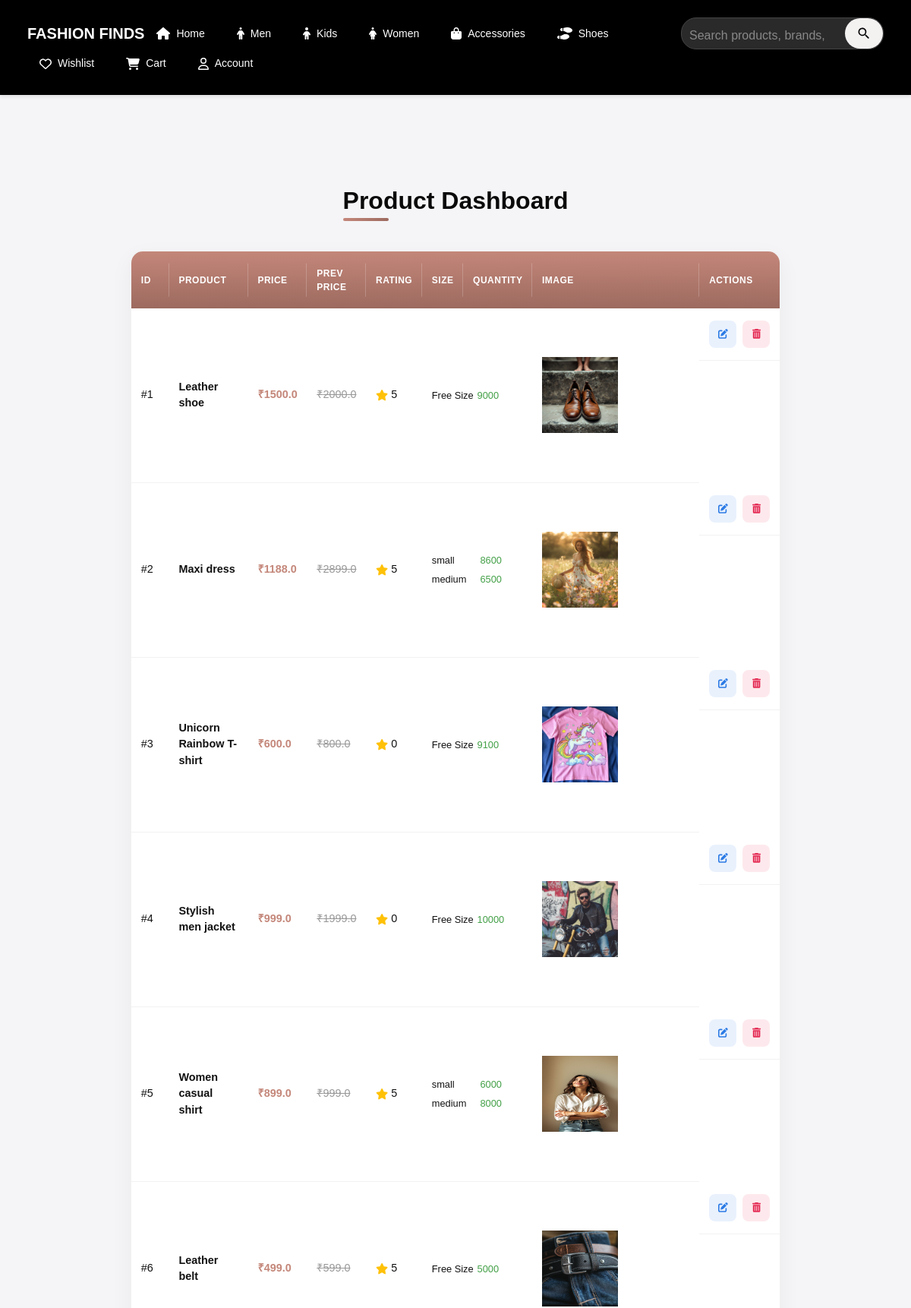
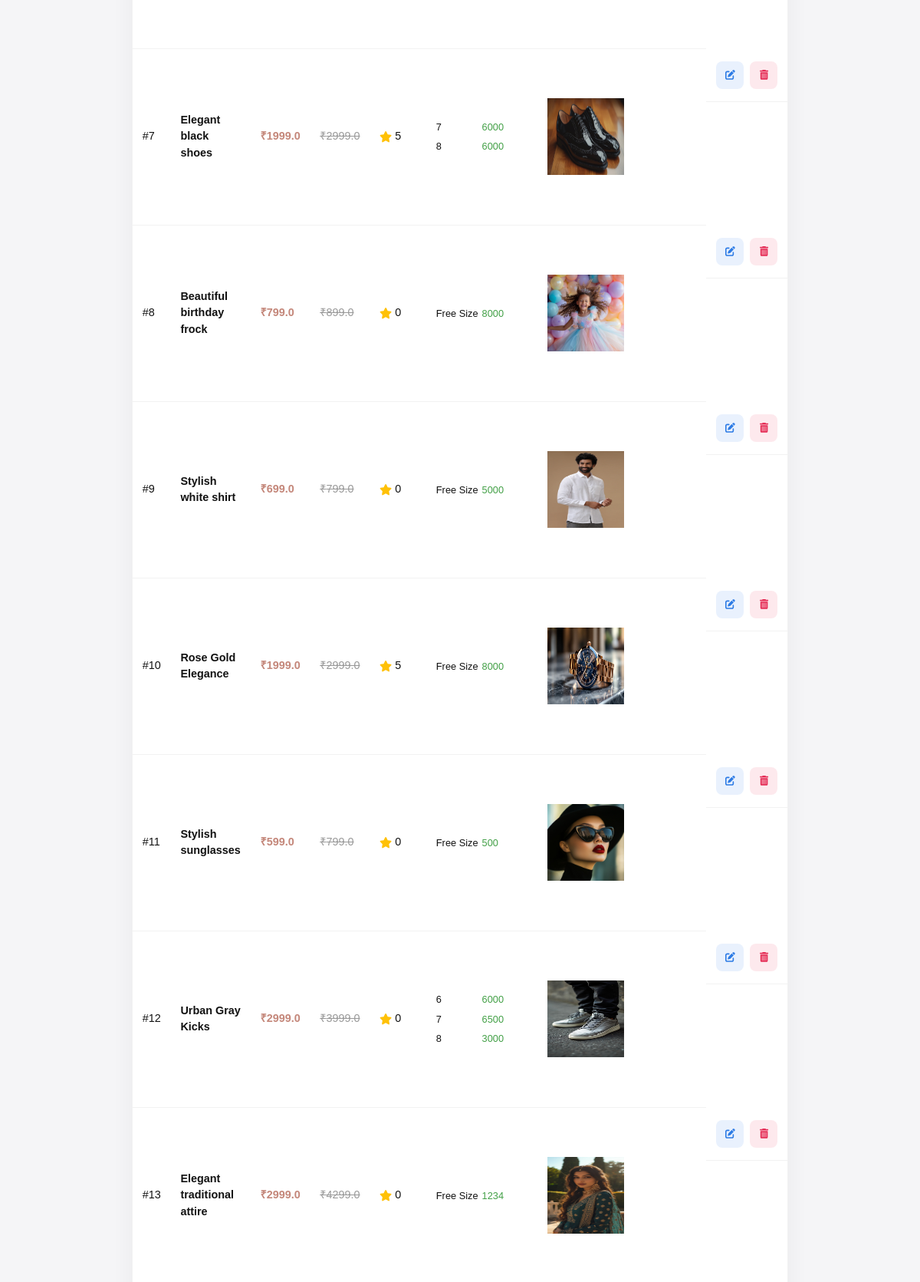
The page /admin/view_products (signed in, upper part) on the database its author committed (2 pictures, top to bottom).
### app/models.py (models this page shows, shortened)
class Product(db.Model):
    __tablename__ = 'products'
    id = db.Column(db.Integer, primary_key=True)
    product_name = db.Column(db.String(100), nullable=False)
    product_picture = db.Column(db.String(1000), nullable=False)
    current_price = db.Column(db.Float, nullable=False)
    previous_price = db.Column(db.Float, nullable=False)
    description = db.Column(db.String(2000), nullable=True)
    color = db.Column(db.String(15))
    rating = db.Column(db.Integer, default=0)
    sale = db.Column(db.Boolean, default=False)
    discount = db.Column(db.Integer, nullable=True, default=0)
    brand = db.Column(db.String(100), nullable=True)
    category = db.Column(db.String(100), nullable=False)  # ✅ Now category is a string field
    quantity_size = db.relationship('ProductSize', backref='product', lazy=True, cascade="all, delete-orphan")
    carts = db.relationship('Cart', backref='cart_product', lazy=True, cascade="all, delete-orphan")
    wishlists = db.relationship('Wishlist', backref='wishlist_product', lazy=True, cascade="all, delete-orphan")
    order_items = db.relationship('OrderItem', backref='product', lazy=True, cascade="all, delete-orphan")

class ProductSize(db.Model):
    __tablename__ = 'product_sizes'
    id = db.Column(db.Integer, primary_key=True)
    product_id = db.Column(db.Integer, db.ForeignKey('products.id'), nullable=False)
    size = db.Column(db.String(50), nullable=False, default="No size")
    quantity = db.Column(db.Integer, nullable=False, default=0)

### app/admin.py (the view)
@admin.route('/view_products')
def view_products():
    if not current_user.is_authenticated:
        flash('Unauthorized access', 'danger')
        return redirect(url_for('auth.login'))
    if current_user.role != 'admin':
        flash('Unauthorized access', 'danger')
        return redirect(url_for('views.homepage'))
    products = Product.query.all()
    return render_template('view_products.html', products=products)

### app/templates/view_products.html (shortened to what this page needs)
{% extends "base.html" %}
{% block content %}
<div class="container">
    <div class="dashboard-header">
        <h2>Product Dashboard</h2>
    </div>
    <div class="table-container">
        <table>
            <thead>
                <tr>
                    <th>ID</th>
                    <th>Product</th>
                    <th>Price</th>
                    <th>Prev Price</th>
                    <th>Rating</th>
                    <th>Size</th>
                    <th>Quantity</th>
                    <th>Image</th>
                    <th>Actions</th>
                </tr>
            </thead>
            <tbody>
                {% for item in products %}
                    <tr>
                        <td>#{{ item.id }}</td>
                        <td class="product-name">{{ item.product_name }}</td>
                        <td class="current-price">₹{{ item.current_price }}</td>
                        <td class="previous-price">₹{{ item.previous_price }}</td>
                        <td class="product-rating">
                            <div class="rating-display">
                                <i class="fas fa-star"></i>
                                <span>{{ item.rating }}</span>
                            </div>
                        </td>
                        <td class="product-inventory" colspan="2">
                            <table class="size-quantity-table">
                                {% for sizes in item.quantity_size %}
                                <tr>
                                    <td class="size-value">{{ sizes.size }}</td>
                                    <td class="quantity-value {% if sizes.quantity < 10 %}low-stock{% else %}in-stock{% endif %}">
                                        {{ sizes.quantity }}
                                    </td>
                                </tr>
                                {% endfor %}
                            </table>
                        </td>
                        <td class="product-image">
                        {% if item.product_picture %}
                            <img src="{{ url_for('admin.get_image', filename=item.product_picture) }}"
                                 alt="{{ item.product_name }}"
                                 width="100"
                                 height="100">
                        {% else %}
                            No Image
                        {% endif %}
                        </td>
                        <td class="actions-cell">
                            <a href="{{ url_for('admin.update_item', product_id=item.id ) }}" class="btn-action update-btn" title="Edit">
                                <i class="fas fa-edit"></i>
                            </a>
                            <a href="{{ url_for('admin.delete_item', id=item.id ) }}" class="btn-action delete-btn" title="Delete" onclick="return confirmDelete(this.href);">
                                <i class="fas fa-trash-alt"></i>
                            </a>
                        </td>
                    </tr>
                {% endfor %}
            </tbody>
        </table>
    </div>
</div>
{% endblock %}

### app/static/css/style.css (style rules this page uses)
* { margin: 0; padding: 0; box-sizing: border-box; font-family: Arial, sans-serif; }
.container { display: flex; flex-wrap: wrap; gap: 20px; justify-content: center; padding: 20px; max-width: 1400px; margin: 0 auto; }
.container { display: flex; flex-wrap: wrap; justify-content: center; gap: 15px; width: 100%; max-width: 1200px; }
.product-image { width: 100%; height: 230px; object-fit: cover; }
body { font-family: Arial, sans-serif; margin: 0; padding: 0; }
a { text-decoration: none; }
html, body { height: 100%; margin: 0; overflow-x: hidden; }
a { color: black; text-decoration: none; }

### app/templates/view_products.html (style rules this page uses)
:root { --primary: #c4877a; --primary-dark: #9d6a5f; --primary-light: #e8beb5; --dark: #121212; --darker: #0a0a0a; --light: #f8f9fa; --lighter: #ffffff; --gray: #e9ecef; --transition: all 0.4s cubic-bezier(0.175, 0.885, 0.32, 1.275); }
body { background-color: #f5f5f7; font-family: 'Inter', -apple-system, BlinkMacSystemFont, sans-serif; }
.container { max-width: 95%; margin: 2rem auto; padding: 0 1rem; }
.dashboard-header { display: flex; justify-content: space-between; align-items: center; margin-bottom: 2rem; }
h2 { color: var(--darker); font-weight: 700; font-size: 2rem; margin: 0; position: relative; display: inline-block; }
h2::after { content: ''; position: absolute; bottom: -8px; left: 0; width: 60px; height: 4px; background: linear-gradient(90deg, var(--primary), var(--primary-dark)); border-radius: 2px; }
.table-container { background: var(--lighter); border-radius: 16px; box-shadow: 0 10px 30px rgba(0, 0, 0, 0.05); overflow: hidden; position: relative; border: 1px solid rgba(0, 0, 0, 0.05); width: 80%; }
table { width: 100%; border-collapse: separate; border-spacing: 0; font-size: 0.9rem; }
thead { position: sticky; top: 0; z-index: 10; }
th { background: linear-gradient(to bottom, var(--primary), var(--primary-dark)); color: white; padding: 1.2rem 0.8rem; text-align: left; font-weight: 600; text-transform: uppercase; font-size: 0.75rem; letter-spacing: 0.5px; position: relative; }
th:not(:last-child)::after { content: ''; position: absolute; right: 0; top: 50%; transform: translateY(-50%); height: 60%; width: 1px; background: rgba(255, 255, 255, 0.2); }
td { padding: 1rem 0.8rem; border-bottom: 1px solid rgba(0, 0, 0, 0.05); vertical-align: middle; color: var(--dark); }
tr:last-child td { border-bottom: none; }
.btn-action { padding: 0.5rem; border-radius: 8px; font-weight: 600; font-size: 0.8rem; text-transform: uppercase; letter-spacing: 0.5px; border: none; cursor: pointer; transition: var(--transition); display: inline-flex; align-items: center; justify-content: center; width: 36px; height: 36px; }
.update-btn { background: rgba(44, 123, 229, 0.1); color: #2c7be5; }
.delete-btn { background: rgba(229, 44, 85, 0.1); color: #e52c55; }
.size-quantity-table { border: none; background: none; box-shadow: none; }
.size-quantity-table tr { background: none; }
.size-quantity-table td { padding: 0.2rem 0; border: none; font-size: 0.8rem; }
.size-value { width: 40px; font-weight: 500; }
.quantity-value { width: 40px; }
.in-stock { color: #43a047; }
.actions-cell { display: flex; gap: 0.5rem; }
.product-name { font-weight: 600; }
.current-price { font-weight: 600; color: var(--primary); }
.previous-price { text-decoration: line-through; color: #999; }
.rating-display { display: flex; align-items: center; gap: 0.25rem; }
.rating-display .fa-star { color: #FFC107; }
@media (max-width: 1600px) { .table-container { overflow-x: auto; } }
@media (max-width: 1600px) { table { min-width: 50%; } }
tr { animation: fadeIn 0.3s ease-out forwards; opacity: 0; }
tr:nth-child(1) { animation-delay: 0.1s; }
tr:nth-child(2) { animation-delay: 0.2s; }
tr:nth-child(3) { animation-delay: 0.3s; }
tr:nth-child(4) { animation-delay: 0.4s; }
tr:nth-child(5) { animation-delay: 0.5s; }
tr:nth-child(6) { animation-delay: 0.6s; }
tr:nth-child(7) { animation-delay: 0.7s; }
tr:nth-child(8) { animation-delay: 0.8s; }
tr:nth-child(9) { animation-delay: 0.9s; }
tr:nth-child(10) { animation-delay: 1.0s; }

### rows shown on the page
Product: id "1", product_name "Leather shoe", current_price "1500.0", previous_price "2000.0", rating "5", product_picture (picture)
ProductSize: size "Free Size", quantity "9000"
Product: id "2", product_name "Maxi dress", current_price "1188.0", previous_price "2899.0", rating "5", product_picture (picture)
ProductSize: size "small", quantity "8600"
ProductSize: size "medium", quantity "6500"
Product: id "3", product_name "Unicorn Rainbow T-shirt", current_price "600.0", previous_price "800.0", rating "0", product_picture (picture)
ProductSize: size "Free Size", quantity "9100"
Product: id "4", product_name "Stylish men jacket", current_price "999.0", previous_price "1999.0", rating "0", product_picture (picture)
ProductSize: size "Free Size", quantity "10000"
Product: id "5", product_name "Women casual shirt", current_price "899.0", previous_price "999.0", rating "5", product_picture (picture)
ProductSize: size "small", quantity "6000"
ProductSize: size "medium", quantity "8000"
Product: id "6", product_name "Leather belt", current_price "499.0", previous_price "599.0", rating "5", product_picture (picture)
ProductSize: size "Free Size", quantity "5000"
Product: id "7", product_name "Elegant black shoes", current_price "1999.0", previous_price "2999.0", rating "5", product_picture (picture)
ProductSize: size "7", quantity "6000"
ProductSize: size "8", quantity "6000"
Product: id "8", product_name "Beautiful birthday frock", current_price "799.0", previous_price "899.0", rating "0", product_picture (picture)
ProductSize: size "Free Size", quantity "8000"
Product: id "9", product_name "Stylish white shirt", current_price "699.0", previous_price "799.0", rating "0", product_picture (picture)
ProductSize: size "Free Size", quantity "5000"
Product: id "10", product_name "Rose Gold Elegance", current_price "1999.0", previous_price "2999.0", rating "5", product_picture (picture)
ProductSize: size "Free Size", quantity "8000"
Product: id "11", product_name "Stylish sunglasses", current_price "599.0", previous_price "799.0", rating "0", product_picture (picture)
ProductSize: size "Free Size", quantity "500"
Product: id "12", product_name "Urban Gray Kicks", current_price "2999.0", previous_price "3999.0", rating "0", product_picture (picture)
ProductSize: size "6", quantity "6000"
ProductSize: size "7", quantity "6500"
ProductSize: size "8", quantity "3000"
Product: id "13", product_name "Elegant traditional attire", current_price "2999.0", previous_price "4299.0", rating "0", product_picture (picture)
ProductSize: size "Free Size", quantity "1234"
